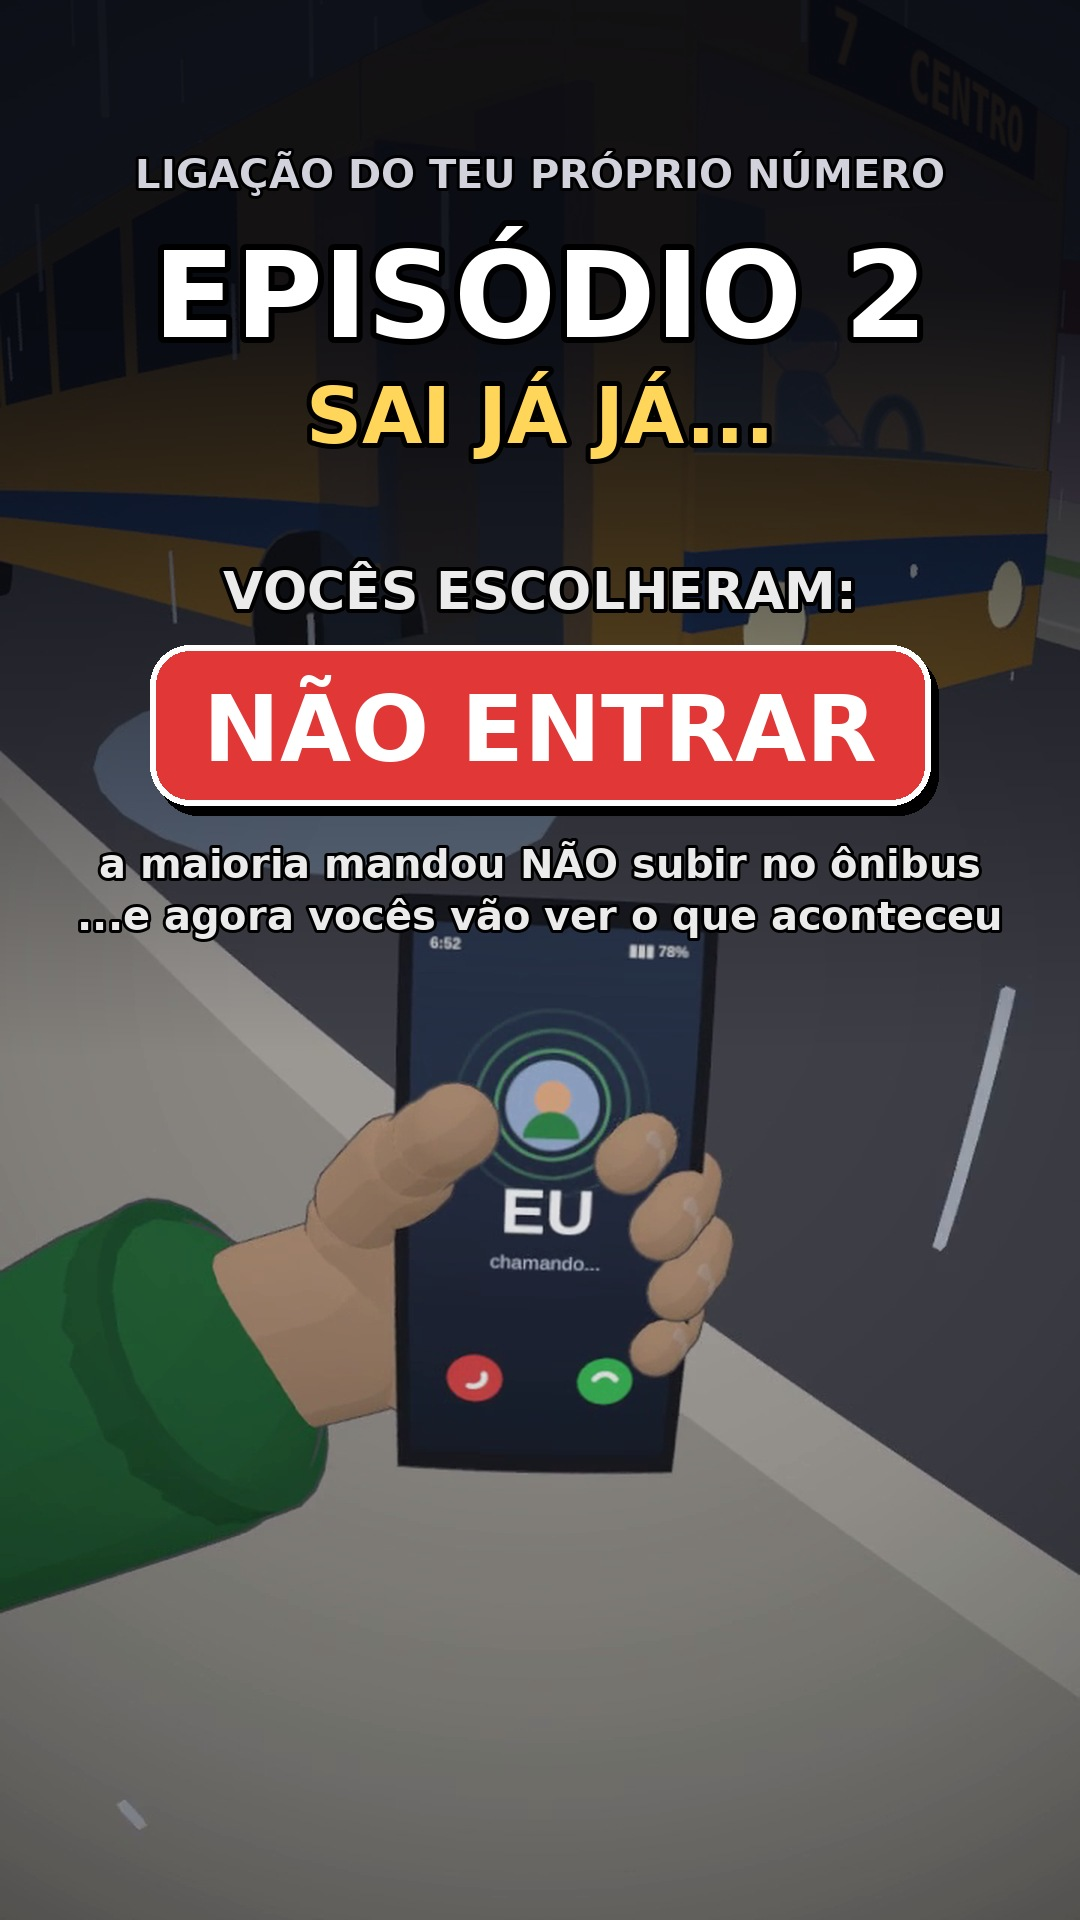

Source code (Python):
# Stories anunciando o episódio 2 + resultado da votação (NÃO ENTRAR ganhou).
import subprocess, numpy as np, os
from PIL import Image, ImageDraw, ImageFont, ImageFilter
AQ = os.path.dirname(os.path.abspath(__file__)); os.chdir(AQ)
subprocess.run(['ffmpeg', '-v', 'error', '-y', '-sseof', '-0.2', '-i', 'rua.mp4', '-frames:v', '1', 'ultimo.png'], check=True)
W, H = 1080, 1920
im = Image.open('ultimo.png').convert('RGB').resize((W, H), Image.LANCZOS)
# escurece em cima (texto) com degradê, mantém o celular "EU" visível embaixo
a = np.array(im).astype(np.float32); y = np.linspace(0, 1, H)[:, None, None]
k = np.clip(1 - (y - 0.15) / 0.4, 0, 1) * 0.78 + 0.12
a = a * (1 - k) + np.array([8, 10, 18]) * k
im = Image.fromarray(a.clip(0, 255).astype(np.uint8)); d = ImageDraw.Draw(im)
FB = '/usr/share/fonts/truetype/dejavu/DejaVuSans-Bold.ttf'; F = lambda s: ImageFont.truetype(FB, s)
def c(txt, yy, s, cor, sw=5):
    w = d.textlength(txt, font=F(s)); d.text(((W - w) / 2, yy), txt, font=F(s), fill=cor, stroke_width=sw, stroke_fill=(0, 0, 0))
c('LIGAÇÃO DO TEU PRÓPRIO NÚMERO', 150, 40, (210, 210, 220), 3)
c('EPISÓDIO 2', 225, 120, (255, 255, 255), 6)
c('SAI JÁ JÁ...', 370, 78, (255, 214, 90), 5)
c('VOCÊS ESCOLHERAM:', 560, 52, (235, 235, 235), 4)
x0, x1, y0, y1 = 150, W - 150, 645, 805
d.rounded_rectangle([x0 + 8, y0 + 10, x1 + 8, y1 + 10], 40, fill=(0, 0, 0))
d.rounded_rectangle([x0, y0, x1, y1], 40, fill=(225, 55, 55), outline=(255, 255, 255), width=6)
w = d.textlength('NÃO ENTRAR', font=F(92)); d.text(((W - w) / 2, y0 + 30), 'NÃO ENTRAR', font=F(92), fill=(255, 255, 255))
c('a maioria mandou NÃO subir no ônibus', 840, 40, (235, 235, 235), 3)
c('...e agora vocês vão ver o que aconteceu', 892, 40, (235, 235, 235), 3)
im.save('stories_ep2.jpg', quality=93); print('ok')
